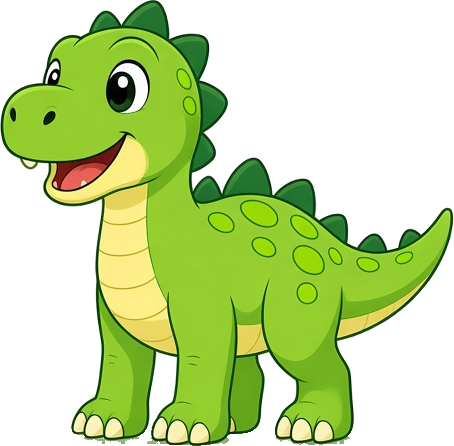
#> input picture assets/dino_turn_34_left.png, 454 x 446 px, given in place of body.jpg, which was not available
$ python prep_assets.py
#> lines starting #> are read from the running program, lines starting #| are printed output that depends on the picture; after the words box and inside, x2 and y2 are one past the last pixel; in counts of white or black regions, pixels touching at a corner belong together; pictures that were not available may be replaced by others from this repository, and a replacement may not be noted
#!/usr/bin/env python3
"""Reproducible asset preparation for Dinosaur vs Bees (remake).

Takes the raw generated JPG artwork (1280x720, flat chroma-key backgrounds)
and produces the clean, cropped, alpha-keyed PNGs that the game loads from
``assets/``.

Usage:
    python3 tools/prep_assets.py [RAW_DIR]

RAW_DIR must contain body.jpg, heads.jpg, bees.jpg, sky.jpg, mountains.jpg,
hills.jpg and ground.jpg (defaults to ./raw).  Only Pillow and numpy are
needed.

Keying approach
---------------
* Green-screen art (the dinosaur is itself green!) is keyed on *green
  dominance*  m = G - max(R, B).  The pure key sits at m ~ 225-250 while the
  darkest/most saturated dino green never exceeds m ~ 105, so a soft ramp
  between those values removes the screen without touching the dino's own
  greens.
* Magenta art is keyed on magenta dominance  m = min(R, B) - G.
* Fringe pixels (partially transparent) get their colour replaced by the
  colour of the nearest fully opaque neighbours (an iterative colour
  dilation).  That completely removes key-colour spill from anti-aliased
  edges - the "despill" step - and it only ever touches edge pixels.
* Single-pixel specks are removed with a small morphological opening.

Seamless parallax layers
------------------------
Each layer is made to tile horizontally with an image-quilting style
minimum-cost seam: the right end of the image is overlapped with the left
start over a band, a vertical seam of least colour difference is found with
dynamic programming, and the two are blended across that seam with a narrow
feather.  The result wraps with no visible join or jump.
"""
import json
import os
import sys

import numpy as np
from PIL import Image, ImageFilter

ROOT = os.path.dirname(os.path.dirname(os.path.abspath(__file__)))
OUT = os.path.join(ROOT, "assets")
SCREEN_W, SCREEN_H = 1280, 720


# ---------------------------------------------------------------- helpers
def load(raw_dir, name):
    return np.asarray(Image.open(os.path.join(raw_dir, name)).convert("RGB")).astype(np.float32)


def key_alpha(rgb, mode, key_lo=None, fg_hi=None):
    """Return alpha in 0..1 from a dominance metric of the key colour."""
    r, g, b = rgb[..., 0], rgb[..., 1], rgb[..., 2]
    if mode == "green":
        m = g - np.maximum(r, b)
    else:  # magenta
        m = np.minimum(r, b) - g
    # Estimate the key's metric from the image border (always background
    # on these sheets except the bottom rows of the layer strips).
    border = np.concatenate([m[:6].ravel(), m[:, :6].ravel(), m[:, -6:].ravel()])
    bg_level = np.percentile(border[border > 60], 25)
    lo = key_lo if key_lo is not None else bg_level - 18      # fully transparent at/above
    hi = fg_hi if fg_hi is not None else 110 if mode == "green" else 25  # fully opaque at/below
    a = (lo - m) / (lo - hi)
    return np.clip(a, 0.0, 1.0)


def shift(arr, dy, dx):
    out = np.roll(arr, (dy, dx), axis=(0, 1))
    return out


def clean_alpha(a):
    """Remove isolated specks / pinholes with a tiny opening+closing."""
    img = Image.fromarray((a * 255).astype(np.uint8))
    img = img.filter(ImageFilter.MinFilter(3)).filter(ImageFilter.MaxFilter(3))  # opening
    img = img.filter(ImageFilter.MaxFilter(3)).filter(ImageFilter.MinFilter(3))  # closing
    opened = np.asarray(img).astype(np.float32) / 255.0
    # keep the soft original edge where the opening agrees there is content
    return np.minimum(a, np.maximum(opened, (a > 0.98) * opened))


def despill_colours(rgb, a, iterations=10, solid=0.97, rim=0):
    """Replace colours of non-solid pixels with an average of solid
    neighbours, growing outwards. Removes any key-colour contamination.
    Fully transparent pixels far from the art get the median edge colour, so
    no key colour survives anywhere (matters for non-premultiplied scaling
    such as pygame.transform.smoothscale)."""
    rgb = rgb.copy()
    known = a >= solid
    if rim:
        # also re-colour an opaque rim of `rim` px: JPEG chroma bleed reaches
        # a couple of pixels inside the edge on fine foliage
        known = known & ~edge_band(a, width=rim, solid=solid)
        iterations += rim
    offsets = [(-1, -1), (-1, 0), (-1, 1), (0, -1), (0, 1), (1, -1), (1, 0), (1, 1)]
    for _ in range(iterations):
        acc = np.zeros_like(rgb)
        cnt = np.zeros(a.shape, np.float32)
        for dy, dx in offsets:
            k = shift(known, dy, dx)
            acc += shift(rgb, dy, dx) * k[..., None]
            cnt += k
        grow = (~known) & (cnt > 0)
        rgb[grow] = acc[grow] / cnt[grow][..., None]
        known = known | grow
    edge = known & ~(a >= solid)
    fill = np.median(rgb[edge], axis=0) if edge.any() else np.array([0, 0, 0], np.float32)
    rgb[~known] = fill
    return rgb


def edge_band(a, width=3, solid=0.97):
    """Opaque pixels within `width` px of transparency."""
    img = Image.fromarray(((a >= solid) * 255).astype(np.uint8))
    eroded = np.asarray(img.filter(ImageFilter.MinFilter(2 * width + 1))) > 0
    return (a >= solid) & ~eroded


def suppress_spill(rgb, a, mode, green_limit=90.0):
    """Classic spill suppression, applied only to the thin opaque rim so the
    art's own greens/pinks inside are never touched."""
    rgb = rgb.copy()
    band = edge_band(a)
    r, g, b = rgb[..., 0], rgb[..., 1], rgb[..., 2]
    if mode == "green":
        limit = np.maximum(r, b) + green_limit   # dino's richest green is ~ +85
        g_new = np.minimum(g, limit)
        rgb[..., 1] = np.where(band, g_new, g)
    else:
        excess = np.maximum(np.minimum(r, b) - g, 0.0)
        rgb[..., 0] = np.where(band, r - excess, r)
        rgb[..., 2] = np.where(band, b - excess, b)
    return rgb


def remove_islands(a, min_size, thr=0.05):
    """Drop connected blobs of content smaller than min_size pixels."""
    mask = a > thr
    h, w = mask.shape
    seen = np.zeros_like(mask)
    flat_mask, flat_seen = mask.ravel(), seen.ravel()
    for start in np.flatnonzero(mask):
        if flat_seen[start]:
            continue
        stack, comp = [start], []
        flat_seen[start] = True
        while stack:
            i = stack.pop()
            comp.append(i)
            y, x = divmod(i, w)
            for j in (i - 1 if x > 0 else -1, i + 1 if x < w - 1 else -1,
                      i - w if y > 0 else -1, i + w if y < h - 1 else -1):
                if j >= 0 and flat_mask[j] and not flat_seen[j]:
                    flat_seen[j] = True
                    stack.append(j)
        if len(comp) < min_size:
            a.ravel()[comp] = 0.0
    return a


def key_image(rgb, mode, green_limit=90.0, min_island=60, rim=0, **kw):
    a = key_alpha(rgb, mode, **kw)
    a = clean_alpha(a)
    if min_island:
        a = remove_islands(a, min_island)
    rgb = suppress_spill(rgb, a, mode, green_limit)
    rgb = despill_colours(rgb, a, rim=rim)
    a[a < 0.03] = 0.0
    return rgb, a


# [50 lines left out: functions box_blur, unmix_soft, not called in this run]


def to_rgba(rgb, a):
    return np.dstack([np.clip(rgb, 0, 255), np.clip(a * 255, 0, 255)]).astype(np.uint8)


def bbox(a, thr=0.05, pad=2):
    ys, xs = np.where(a > thr)
    y0, y1 = max(ys.min() - pad, 0), min(ys.max() + pad + 1, a.shape[0])
    x0, x1 = max(xs.min() - pad, 0), min(xs.max() + pad + 1, a.shape[1])
    return x0, y0, x1, y1


def split_columns(a, n, thr=0.05):
    """Split a sheet into n sprites using empty column gaps."""
    col = (a > thr).sum(axis=0) > 0
    runs, start = [], None
    for x, v in enumerate(col):
        if v and start is None:
            start = x
        elif not v and start is not None:
            runs.append([start, x])
            start = None
    if start is not None:
        runs.append([start, len(col)])
    # merge tiny runs into neighbours until we have n
    runs = [r for r in runs if r[1] - r[0] > 3]
    while len(runs) > n:
        gaps = [runs[i + 1][0] - runs[i][1] for i in range(len(runs) - 1)]
        i = int(np.argmin(gaps))
        runs[i] = [runs[i][0], runs[i + 1][1]]
        del runs[i + 1]
    return runs


def save_sprite(rgb, a, x0, x1, name, pad=2):
    sub_a = np.zeros_like(a)
    sub_a[:, x0:x1] = a[:, x0:x1]
    bx0, by0, bx1, by1 = bbox(sub_a, pad=pad)
    img = to_rgba(rgb[by0:by1, bx0:bx1], sub_a[by0:by1, bx0:bx1])
    Image.fromarray(img, "RGBA").save(os.path.join(OUT, name), optimize=True)
    print(f"  {name:18s} {img.shape[1]}x{img.shape[0]}")
    return bx0, by0, bx1, by1


# --------------------------------------------------------- seamless tiling
# [154 lines left out: functions min_cut_seam, make_seamless, resize, seam_check, remove_sun, layer, not called in this run]


# -------------------------------------------------------------------- main
def main():
    raw = sys.argv[1] if len(sys.argv) > 1 else os.path.join(ROOT, "raw")
    os.makedirs(OUT, exist_ok=True)
    meta = {}

    print("Dino body")
    rgb, a = key_image(load(raw, "body.jpg"), "green")
#> in key_alpha, `border = np.concatenate([m[:6].ravel(), m[:, :6].ravel(), m[:, -6:].ra..`: border = 8076 values, max 255 at index 3426, min 0 at index 0, mean 3.05
#> in key_alpha, `bg_level = np.percentile(border[border > 60], 25)`: bg_level = 63
#> in key_alpha, `lo = key_lo if key_lo is not None else bg_level - 18`: lo = 45
#> in remove_islands, `mask = a > thr`:
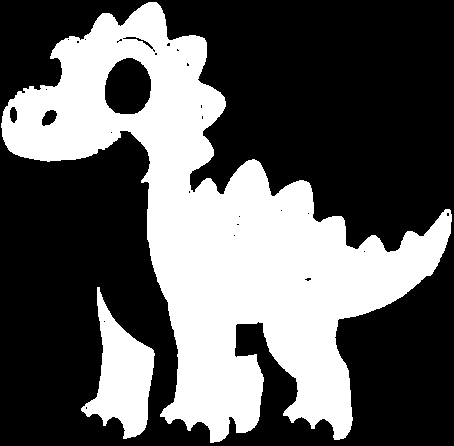
#> mask: shape (446, 454) bool; 36.7% white; 2 white regions, box (x1, y1, x2, y2) and area: (1, 2, 452, 443) 69004, (81, 287, 155, 439) 5346
#> the loop in remove_islands, `for start in np.flatnonzero(mask):` made 74350 passes
#> start on passes 2 to 4: 1057, 1058, 1059
#> in edge_band, `img = Image.fromarray(((a >= solid) * 255).astype(np.uint8))`: img: PIL image 454x446 L; every value is 0
#> the loop in despill_colours, `for _ in range(iterations):` made 10 passes
#> pass 1, in shift (call 8), `out = np.roll(arr, (dy, dx), axis=(0, 1))`:
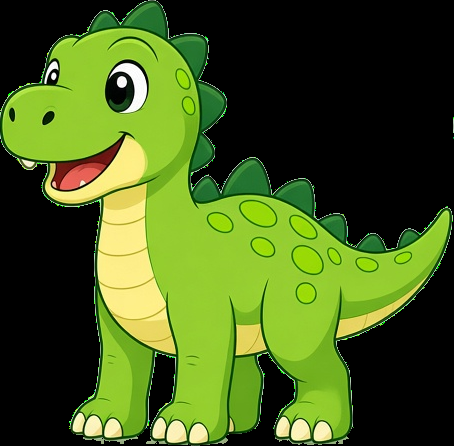
#> out: shape (446, 454, 3) float32; mean R, G, B 68.9, 91.3, 28.1
#> after the loop in despill_colours, `for _ in range(iterations):`: acc: shape (446, 454, 3) float32; every value is 0
#> after the loop in despill_colours, `for _ in range(iterations):`: cnt: shape (446, 454) float32; every value is 0
#> in despill_colours, `fill = np.median(rgb[edge], axis=0) if edge.any() else np.array([0, 0,..`: fill = [0, 0, 0]
    x0, y0, x1, y1 = save_sprite(rgb, a, 0, a.shape[1], "dino_body.png", pad=3)
#> in bbox, `y0, y1 = max(ys.min() - pad, 0), min(ys.max() + pad + 1, a.shape[0])`: y0 = 0; y1 = 446
#> in bbox, `x0, x1 = max(xs.min() - pad, 0), min(xs.max() + pad + 1, a.shape[1])`: x0 = 0; x1 = 454
#> in save_sprite, `bx0, by0, bx1, by1 = bbox(sub_a, pad=pad)`: bx0 = 0; bx1 = 454; by1 = 446
#> in to_rgba, `return np.dstack([np.clip(rgb, 0, 255), np.clip(a * 255, 0, 255)]).ast..`:
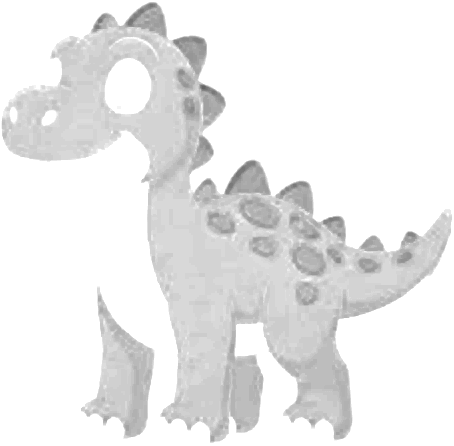
#> returned value: shape (446, 454, 4); mean of channels 0, 1, 2, 3 0, 0, 0, 19.7; transparent parts drawn white
#|   dino_body.png      454x446
#> x0 = 0; y0 = 0; x1 = 454; y1 = 446
    meta["body_crop_origin"] = [int(x0), int(y0)]

    print("Dino heads")
    rgb, a = key_image(load(raw, "heads.jpg"), "green")
#> call 2 of load, with raw_dir = 'raw', name = 'heads.jpg'
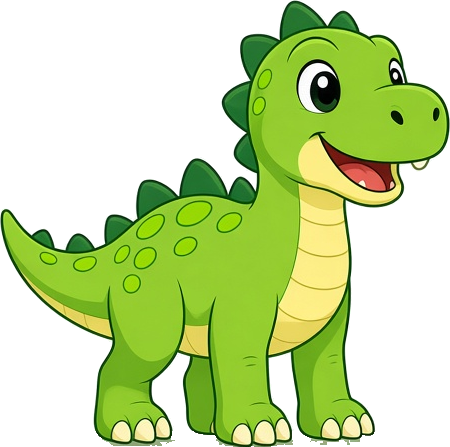
#> input picture assets/dino_turn_34_right.png, 450 x 447 px, given in place of heads.jpg, which was not available
#> call 2 of key_alpha, with mode = 'green'
#> in key_alpha (call 2), `m = g - np.maximum(r, b)`:
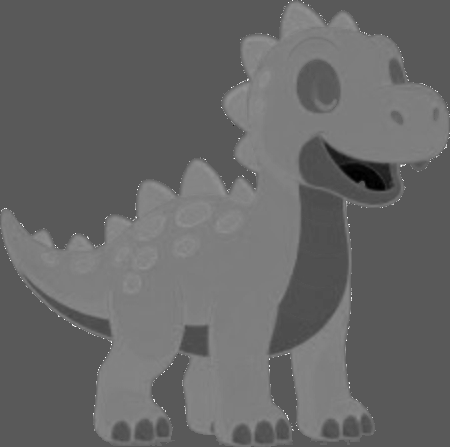
#> m: shape (447, 450) float32; min -139, max 255, mean 21.6; drawn with min black and max white
#> in key_alpha (call 2), `border = np.concatenate([m[:6].ravel(), m[:, :6].ravel(), m[:, -6:].ra..`: border = 8064 values, max 255 at index 292, min 0 at index 0, mean 3.36
#> call 2 of remove_islands, with min_size = 60, thr = 0.05
#> in remove_islands (call 2), `mask = a > thr`:
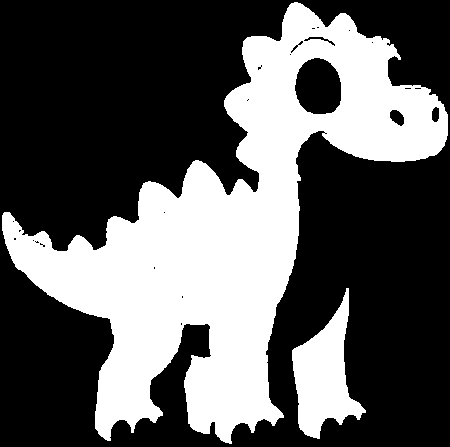
#> mask: shape (447, 450) bool; 36.2% white; 2 white regions, box (x1, y1, x2, y2) and area: (2, 2, 448, 444) 67417, (292, 288, 366, 439) 5372
#> in remove_islands (call 2), `h, w = mask.shape`: h = 447; w = 450
#> the loop in remove_islands (call 2), `for start in np.flatnonzero(mask):` made 72789 passes
#> start on passes 2 to 4: 1195, 1196, 1197
#> in edge_band (call 2), `img = Image.fromarray(((a >= solid) * 255).astype(np.uint8))`: img: PIL image 450x447 L; every value is 0
#> the loop in despill_colours (call 2), `for _ in range(iterations):` made 10 passes
#> pass 1, in shift (call 168), `out = np.roll(arr, (dy, dx), axis=(0, 1))`:
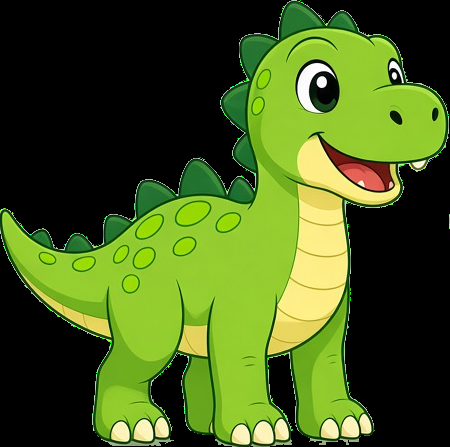
#> out: shape (447, 450, 3) float32; mean R, G, B 68.7, 90.7, 28.2
#> after the loop in despill_colours (call 2), `for _ in range(iterations):`: acc: shape (447, 450, 3) float32; every value is 0
#> after the loop in despill_colours (call 2), `for _ in range(iterations):`: cnt: shape (447, 450) float32; every value is 0
    runs = split_columns(a, 2)
#> the loop in split_columns, `for x, v in enumerate(col):` made 450 passes
#> (v, start) on pass 3: (True, 2)
#> v on passes 1, 2, 4, 5, 6, 7: False, False, True, True, True, True
#> after the loop in split_columns, `for x, v in enumerate(col):`: runs = [[2, 448]]
#> runs = [[2, 448]]
    for (cx0, cx1), nm in zip(runs, ["dino_head.png", "dino_head_chomp.png"]):
        save_sprite(rgb, a, cx0, cx1, nm, pad=3)
#> this loop made 1 pass
#> (cx0, cx1, nm, bx0 in save_sprite) on pass 1: (2, 448, 'dino_head.png', 0)
#|   dino_head.png      450x447

    print("Bees")
    rgb, a = key_image(load(raw, "bees.jpg"), "magenta")
    runs = split_columns(a, 3)
    for (cx0, cx1), nm in zip(runs, ["bee_up.png", "bee_down.png", "bee_red.png"]):
        save_sprite(rgb, a, cx0, cx1, nm, pad=3)

    print("Foreground ferns (from the ground strip)")
    g = load(raw, "ground.jpg")
    k = g.shape[1] / 1024.0          # art may be 1024 or 1280 wide
    rgb, a = key_image(g, "magenta", fg_hi=-15, rim=2)
    grass_top = int(414 * k)
    for i, (fx0, fx1) in enumerate([(8, 90), (840, 925)]):
        fx0, fx1 = int(fx0 * k), int(fx1 * k)
        sub = np.zeros_like(a)
        sub[int(300 * k):grass_top + 6, fx0:fx1] = a[int(300 * k):grass_top + 6, fx0:fx1]
        # fade the base so it melts into the grass it is drawn on
        fade = np.clip((grass_top + 6 - np.arange(a.shape[0])) / (10.0 * k), 0, 1)
        sub *= fade[:, None]
        bx0, by0, bx1, by1 = bbox(sub, pad=2)
        img = to_rgba(rgb[by0:by1, bx0:bx1], sub[by0:by1, bx0:bx1])
        Image.fromarray(img, "RGBA").save(os.path.join(OUT, f"fern{i}.png"), optimize=True)
        print(f"  fern{i}.png          {img.shape[1]}x{img.shape[0]}")

    print("Parallax layers")
    k = load(raw, "sky.jpg").shape[1] / 1280.0   # scale factors relative to 1280-wide art
    meta["sky"] = layer(raw, "sky.jpg", None, "layer_sky.png", 1.0 / k, band=int(170 * k), trim=4, top_pad=0,
                         sky=True)
    # mountains/hills/ground contain no key-like colours, so they get much
    # stricter opacity thresholds than the (green!) dinosaur
    meta["mountains"] = layer(raw, "mountains.jpg", "green", "layer_mountains.png", 1.0 / k,
                              band=int(220 * k), fg_hi=-35, green_limit=0.0, solid=True,
                              unmix=True)
    meta["hills"] = layer(raw, "hills.jpg", "magenta", "layer_hills.png", 0.92 / k,
                          band=int(300 * k), fg_hi=-15, rim=2, solid=True)
    meta["ground"] = layer(raw, "ground.jpg", "magenta", "layer_ground.png", 0.8 / k,
                           band=int(260 * k), fg_hi=-15, rim=2, solid=True)

    with open(os.path.join(OUT, "meta.json"), "w") as f:
        json.dump(meta, f, indent=2)
    print("done ->", OUT)


if __name__ == "__main__":
#> (the run stopped early here; a loop or call above may not have finished)
